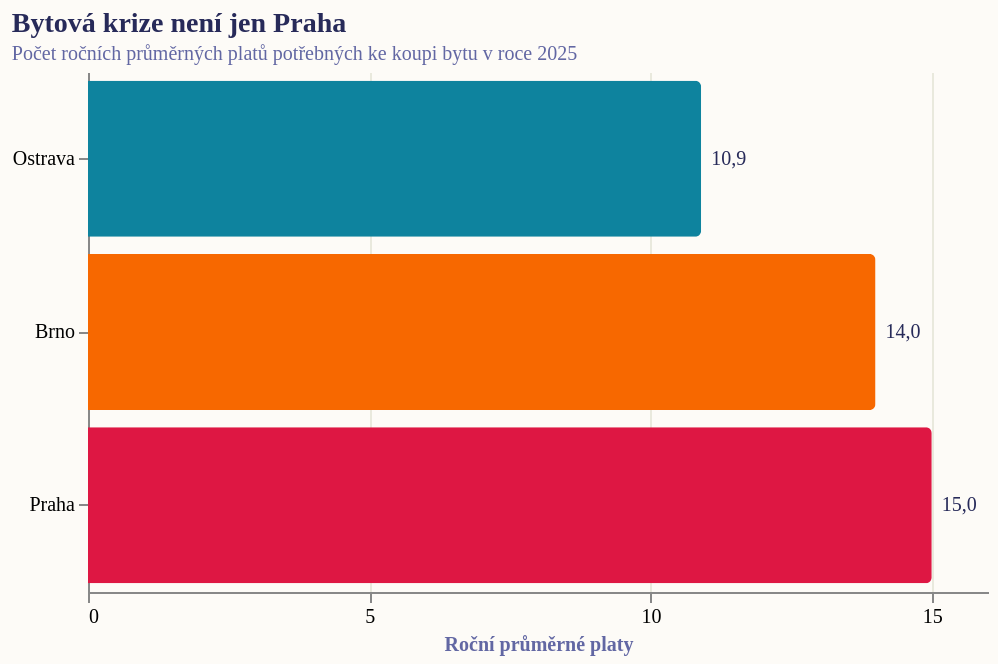

Describe this chart as a Vega-Lite specification.
### Vega-Lite specification from a JSON file in a GitHub repository (floating-point values rounded to 4 significant figures)
{"_source": "Zdroj: Data Brno, Bytový trh v Brně k roku 2025 / Deloitte Property Index 2025", "$schema": "https://vega.github.io/schema/vega-lite/v5.json", "description": "Srovnání dostupnosti bytů v Praze, Brně a Ostravě podle počtu ročních průměrných platů", "title": {"text": "Bytová krize není jen Praha", "subtitle": "Počet ročních průměrných platů potřebných ke koupi bytu v roce 2025"}, "width": 450, "height": 260, "autosize": {"type": "pad", "resize": true}, "background": "#fdfbf7", "data": {"values": [{"city": "Ostrava", "value": 10.9, "label": "10,9", "group": "Srovnání"}, {"city": "Brno", "value": 14.0, "label": "14,0", "group": "Metropolitní tlak"}, {"city": "Praha", "value": 15.0, "label": "15,0", "group": "Praha"}]}, "layer": [{"mark": {"type": "bar", "tooltip": true, "cornerRadiusEnd": 3}, "encoding": {"y": {"field": "city", "type": "nominal", "title": null, "sort": ["Ostrava", "Brno", "Praha"]}, "x": {"field": "value", "type": "quantitative", "title": "Roční průměrné platy", "scale": {"domain": [0, 16]}, "axis": {"tickCount": 5}}, "color": {"field": "group", "type": "nominal", "scale": {"domain": ["Praha", "Metropolitní tlak", "Srovnání"], "range": ["#de1743", "#f76800", "#0e839e"]}, "legend": null}}}, {"mark": {"type": "text", "align": "left", "baseline": "middle", "dx": 5, "font": "Work Sans", "fontSize": 10, "color": "#272a59"}, "encoding": {"y": {"field": "city", "type": "nominal", "sort": ["Ostrava", "Brno", "Praha"]}, "x": {"field": "value", "type": "quantitative"}, "text": {"field": "label", "type": "nominal"}}}], "config": {"view": {"stroke": "transparent"}, "title": {"font": "Roboto Slab", "fontWeight": "bold", "fontSize": 14, "anchor": "start", "color": "#272a59", "subtitleFont": "Work Sans", "subtitleFontSize": 10, "subtitleColor": "#6267a3"}, "axis": {"labelFont": "Work Sans", "labelFontSize": 10, "titleFont": "Work Sans", "titleFontSize": 10, "titleColor": "#6267a3", "gridColor": "#e9e9dd"}}}
